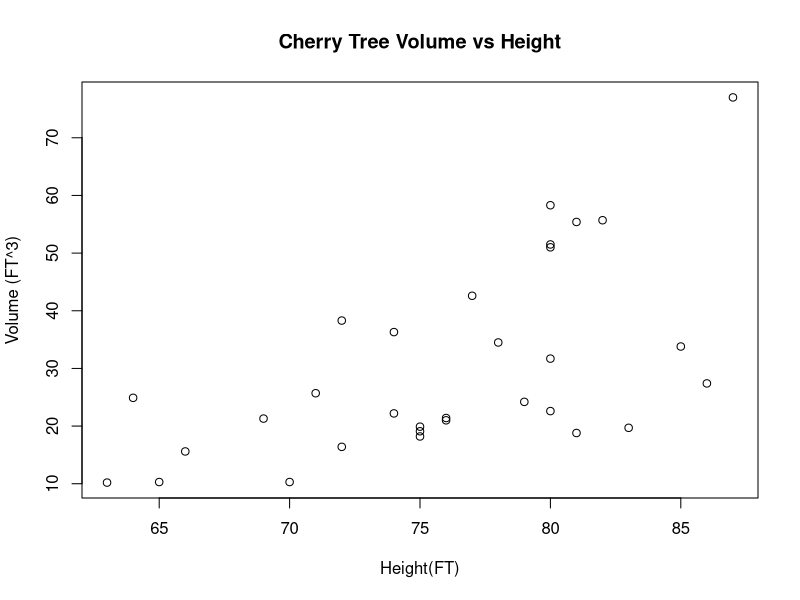
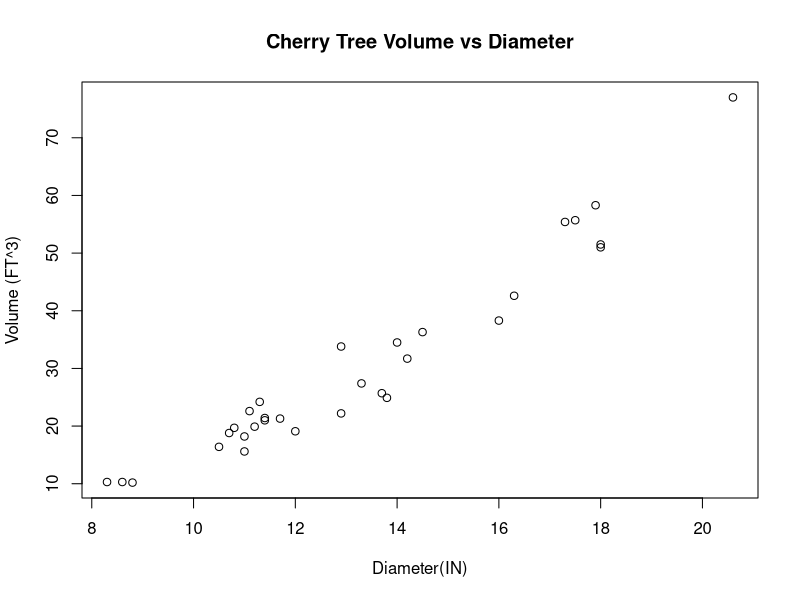
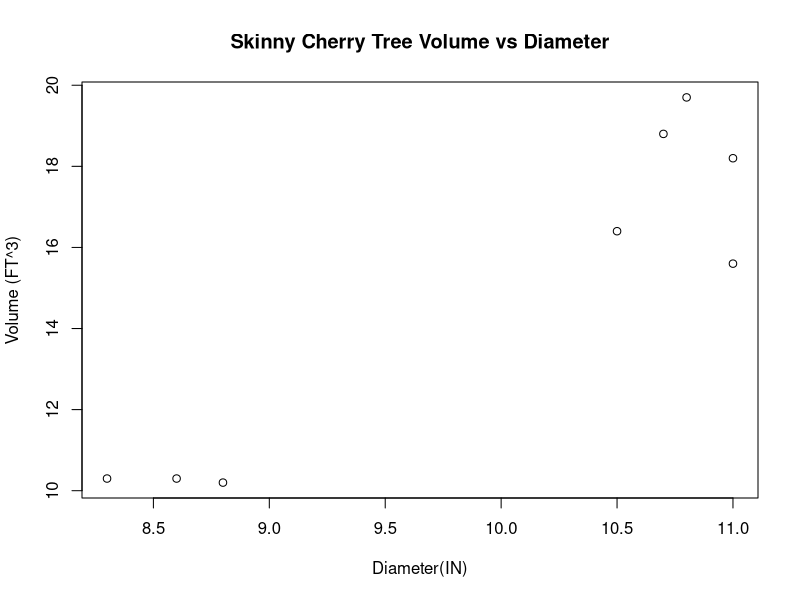
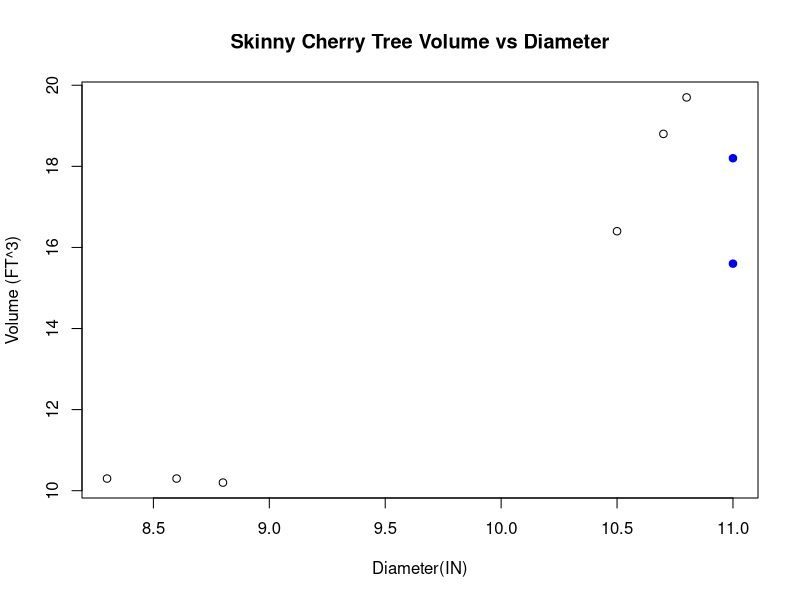

The R script that drew these images, in order:
## ---- chunk 1

## ---- chunk 2
#below declares monkey and sets it equal to the sequence of numbers -100 through 50 in increments of 5
monkey = seq(-100, 50, by = 5)
#below prints the variable monkey
print(monkey)

## ---- chunk 3
#creates a new empty vector
negativeVector = vector()
#for each element in monkey
for(i in monkey){
  #if the element is less than 0 (ie negative) then it adds a TRUE to the negativeVector. If it isnt, then it adds FALSE to the vector
  if(i <0){
    negativeVector = c(negativeVector,TRUE)
  }else{
    negativeVector = c(negativeVector,FALSE)
  }
}


#interesting method to easily get every entry that is <0 but sadly doesnt solve the issue
#negativeVector = monkey[monkey<0]

print(negativeVector)

## ---- chunk 4
#creates a vector of two counts, where the first element is how many negative numbers there are, and the second is how many positive numbers there are
count = c(0,0)

#for each element in monkey
for(i in monkey){
  #if the element is less than 0 (ie negative) then it increments the corresponding count. If it isnt, then it increments the positive count
  if(i <0){
    count[1] = count[1]+1
  }else{
   count[2] = count[2]+1
  }
}

#prints the number of negative numbers
print(count[1])

#prints the number of positive numbers
print(count[2])



## ---- chunk 5
treeData = trees
## ---- chunk 6
print(treeData)

## ---- chunk 7

plot(treeData$Height, treeData$Volume, xlab = "Height(FT)" ,ylab = "Volume (FT^3)",main = "Cherry Tree Volume vs Height")


## ---- chunk 8
plot(treeData$Girth, treeData$Volume, xlab = "Diameter(IN)" ,ylab = "Volume (FT^3)",main = "Cherry Tree Volume vs Diameter")
## ---- chunk 9
under11 = vector(length = 31)

for(i in 1:31){
  
  if(treeData$Girth[i] <= 11){
    under11[i] = TRUE
  }

}



## ---- chunk 10
cbind(trees,under11)
## ---- chunk 11
length(under11)
#the length function tells us the size of the vector under11, which is 31

sum(under11)
#This is the number of elements that are true in the vector, which is 8
## ---- chunk 12

#used which keyword to create a subset of trees in which all trees have a Girth <=11
skinny.trees = trees[which(trees$Girth <= 11),]
## ---- chunk 13
plot(
  skinny.trees$Girth, 
  skinny.trees$Volume,
  xlab = "Diameter(IN)" 
  ,ylab = "Volume (FT^3)",
  main = "Skinny Cherry Tree Volume vs Diameter"
  )
## ---- chunk 14


plot(
  skinny.trees$Girth,
  skinny.trees$Volume, 
  pch = 21,
  col = ifelse (skinny.trees$Girth == 11,"blue","black"), 
  bg = ifelse (skinny.trees$Girth == 11,"blue","white"), 
  xlab = "Diameter(IN)" ,
  ylab = "Volume (FT^3)",
  main = "Skinny Cherry Tree Volume vs Diameter")


